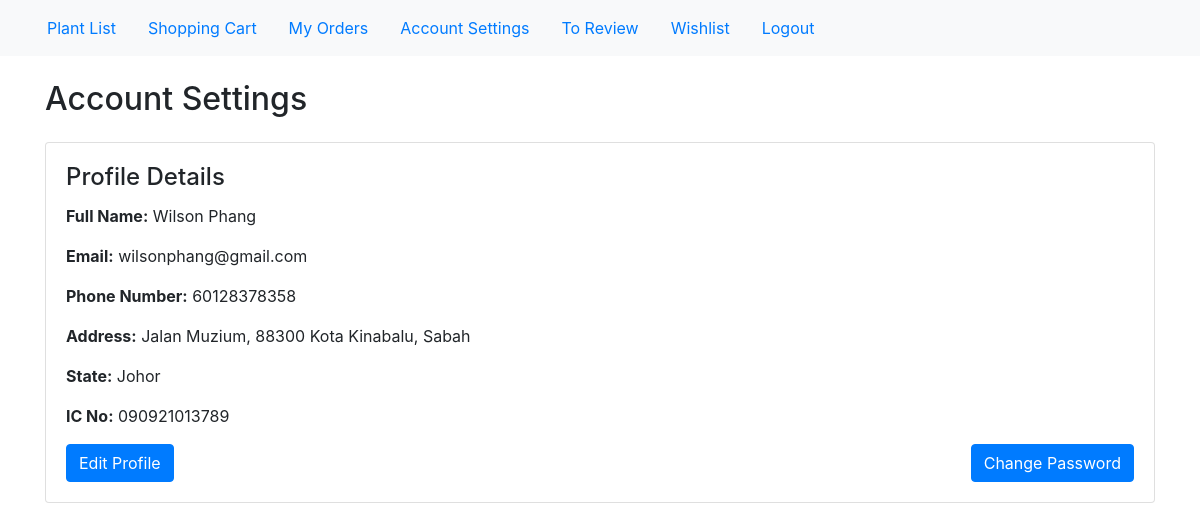
Screenshot of /account_settings/ (signed in) with the database file from the repository.
### app/models.py (models this page shows, shortened)
class Customer(models.Model):
    user = models.OneToOneField(User, on_delete=models.CASCADE, primary_key=True, related_name='customer_profile')
    customer_name = models.CharField(max_length=80, default='Unknown')
    customer_address = models.CharField(max_length=200)
    customer_state = models.CharField(max_length=30)
    customer_ic = models.CharField(max_length=30, unique=True)
    customer_phone_number = models.BigIntegerField()

class User(AbstractUser):
    is_customer = models.BooleanField(default=False)
    is_deliveryman = models.BooleanField(default=False)
    is_admin = models.BooleanField(default=False)
    email = models.EmailField(unique=True)
    USERNAME_FIELD = 'email'
    REQUIRED_FIELDS = []    # Remove 'email' from here since it's the USERNAME_FIELD

### app/views.py (the view)
# urls.py: path('account_settings/', views.account_settings, name='account_settings'),
@login_required
def account_settings(request):
    customer = request.user.customer_profile
    context = {
        'customer': customer
    }
    return render(request, 'account_settings.html', context)

### app/templates/account_settings.html (shortened to what this page needs)
<!DOCTYPE html>
<html lang="en">
<head>
    <link href="https://stackpath.bootstrapcdn.com/bootstrap/4.5.2/css/bootstrap.min.css" rel="stylesheet">
</head>
<body>
    <nav class="navbar navbar-expand-lg navbar-light bg-light">
        <div class="container-fluid">
            <div class="collapse navbar-collapse" id="navbarNav">
                <a class="nav-link active" aria-current="page" href="{% url 'plant_list' %}">Plant List</a>
                <a class="nav-link active" aria-current="page" href="{% url 'view_cart' %}">Shopping Cart</a>
                <a class="nav-link" href="#">My Orders</a>
                <a class="nav-link active" aria-current="page" href="{% url 'account_settings' %}">Account Settings</a>
                <a class="nav-link active" aria-current="page" href="{% url 'to_review' %}">To Review</a>
                <a class="nav-link active" aria-current="page" href="{% url 'view_wishlist' %}">Wishlist</a>
                <a class="nav-link" href="#">Logout</a>
            </div>
        </div>
    </nav>
    <div class="container mt-4">
        <h2 class="mb-4">Account Settings</h2>
        <div class="card">
            <div class="card-body">
                <h4 class="card-title">Profile Details</h4>
                <p><strong>Full Name:</strong> {{ customer.customer_name }}</p>
                <p><strong>Email:</strong> {{ customer.user.email }}</p>
                <p><strong>Phone Number:</strong> {{ customer.customer_phone_number }}</p>
                <p><strong>Address:</strong> {{ customer.customer_address }}</p>
                <p><strong>State:</strong> {{ customer.customer_state }}</p>
                <p><strong>IC No:</strong> {{ customer.customer_ic }}</p>
                <div class="d-flex justify-content-between">
                    <a href="{% url 'update_profile' %}" class="btn btn-primary">Edit Profile</a>
                    <a href="{% url 'change_password' %}" class="btn btn-primary">Change Password</a>
                </div>
            </div>
        </div>
    </div>
</body>
</html>

### rows the page displays
Customer: customer_name "Wilson Phang", user.email "wilsonphang@gmail.com", customer_phone_number "60128378358", customer_address "Jalan Muzium, 88300 Kota Kinabalu, Sabah", customer_state "Johor", customer_ic "090921013789"
